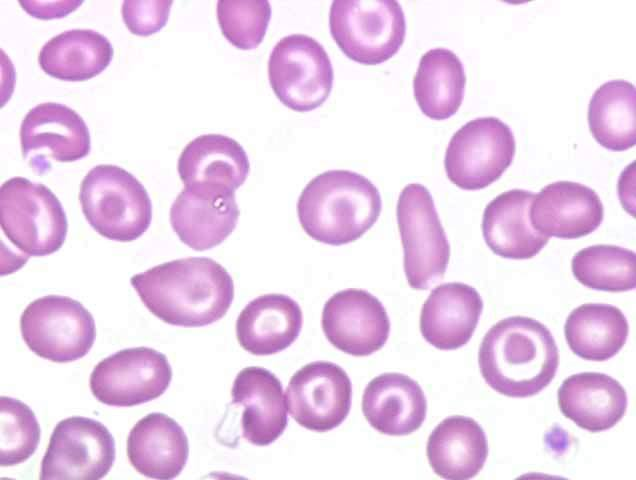
%> input picture cell.jpg, 636 x 480 px
$ octave 'Cell Counter.m'   (GNU Octave 9; MATLAB toolbox functions it lacks are replaced by stand-ins)
%> lines starting %> are read from the running program, lines starting %| are printed output that depends on the picture; in (x1, y1, x2, y2) boxes, pixels count from 0 and x2, y2 are one past the last pixel; in counts of white or black regions, pixels touching at a corner belong together; the program's own positions count from 1
clear;
I = imread('C:\Users\Tong\Desktop\cell.jpg');
%> I is the input picture: size 480x636x3 uint8; mean R, G, B 235.3, 212.1, 236
figure,subplot(231),imshow(I),title('Original');

th = graythresh(I);
%> th = 0.835
BW = ~im2bw(I,th);
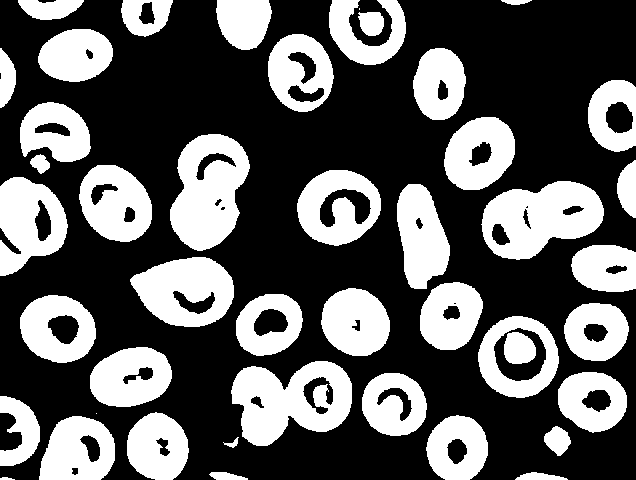
%> BW: size 480x636 logical; 36.3% white; 45 white regions (2 under 20 px), largest, box (x1, y1, x2, y2) and area: (231, 361, 352, 446) 6558, (481, 181, 604, 260) 6298, (170, 134, 250, 251) 6288
subplot(232)
imshow(BW),title('Binary Image');

se1 = strel('line',4,0);
DL = imdilate(BW,se1);
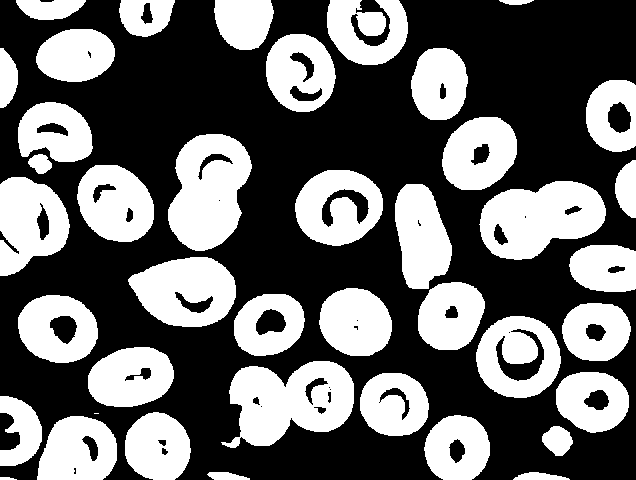
%> DL: size 480x636 logical; 40.6% white; 41 white regions (1 under 20 px), largest, box (x1, y1, x2, y2) and area: (221, 361, 354, 448) 7440, (168, 134, 252, 251) 6921, (479, 181, 606, 260) 6822
subplot(233)
imshow(DL),title('Dilated Image');

se2 = strel('disk',3);
se3 = strel('disk',2);
ER = imclose(DL,se2);
%> ER: size 480x636 logical; 40.9% white; 39 white regions (1 under 20 px), largest, box (x1, y1, x2, y2) and area: (395, 184, 485, 350) 7846, (221, 361, 354, 448) 7542, (168, 134, 252, 251) 6996
ER = imerode(ER,se3);
%> ER: size 480x636 logical; 35.2% white; 39 white regions (1 under 20 px), largest, box (x1, y1, x2, y2) and area: (230, 363, 352, 446) 6562, (170, 136, 250, 249) 6294, (481, 183, 604, 258) 6079
subplot(234)
imshow(ER),title('Eroded Image');

FB = imfill(ER,'holes');
%> FB: size 480x636 logical; 39% white; 39 white regions (1 under 20 px), largest, box (x1, y1, x2, y2) and area: (230, 363, 352, 446) 6990, (170, 136, 250, 249) 6563, (481, 183, 604, 258) 6470
subplot(235)
imshow(FB),title('Filltered Binary Image');

se4 = strel('disk',3);
IR = imerode(FB,se4);
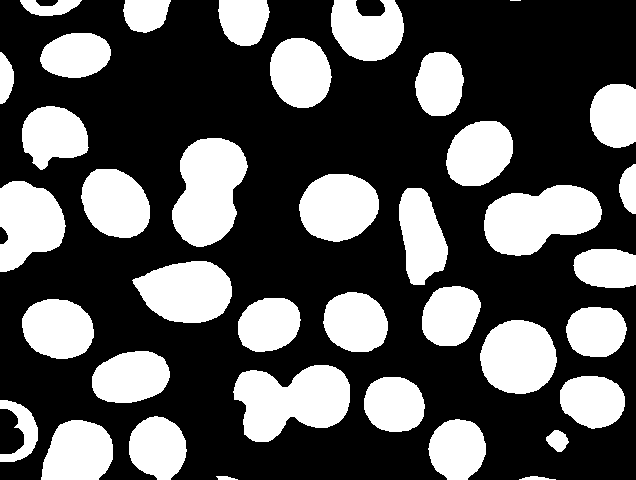
%> IR: size 480x636 logical; 34.1% white; 38 white regions (1 under 20 px), largest, box (x1, y1, x2, y2) and area: (233, 365, 350, 442) 6161, (172, 138, 248, 247) 5879, (484, 185, 602, 256) 5782
se5 = strel('disk',4);
PAD = imdilate(IR,se5);
%> PAD: size 480x636 logical; 41.1% white; 38 white regions, largest, box (x1, y1, x2, y2) and area: (230, 362, 353, 445) 7287, (169, 135, 251, 250) 6849, (481, 182, 605, 259) 6768

bw_a = padarray(PAD,[1 1],1,'pre');
%> bw_a: size 481x637 logical; 41.3% white; 31 white regions, largest, box (x1, y1, x2, y2) and area: (0, 0, 637, 481) 17428, (231, 363, 354, 446) 7287, (170, 136, 252, 251) 6849
PAD = imfill(bw_a,'holes');
%> PAD: size 481x637 logical; 41.6% white; 31 white regions, largest, box (x1, y1, x2, y2) and area: (0, 0, 637, 481) 18379, (231, 363, 354, 446) 7287, (170, 136, 252, 251) 6849
PAD = PAD(2:end,2:end);
subplot(236)
imshow(PAD),title('PAD Image');


imgTwoAdjacent = bwareaopen(PAD,5430); %figure, imshow(imgTwoAdjacent);
%> imgTwoAdjacent: size 480x636 logical; 8.6% white; 4 white regions, box (x1, y1, x2, y2) and area: (230, 362, 353, 445) 7287, (169, 135, 251, 250) 6849, (481, 182, 605, 259) 6768, (129, 258, 235, 326) 5432
imgRemain1 = imsubtract(PAD,imgTwoAdjacent);        %figure, imshow(imgRemain1);
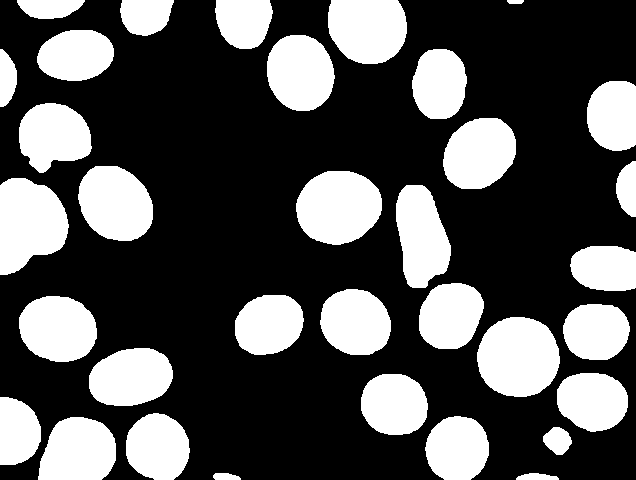
%> imgRemain1: size 480x636 double; values 0 (black) and 1 (white), 32.8% white; 34 white regions, largest, box (x1, y1, x2, y2) and area: (477, 317, 560, 397) 5262, (0, 178, 69, 275) 5006, (296, 171, 382, 245) 4976
imgMedium = bwareaopen(imgRemain1,2280);                 %figure, imshow(imgMedium);
imgSmall = imsubtract(logical(imgRemain1),imgMedium);   %figure, imshow(imgSmall);
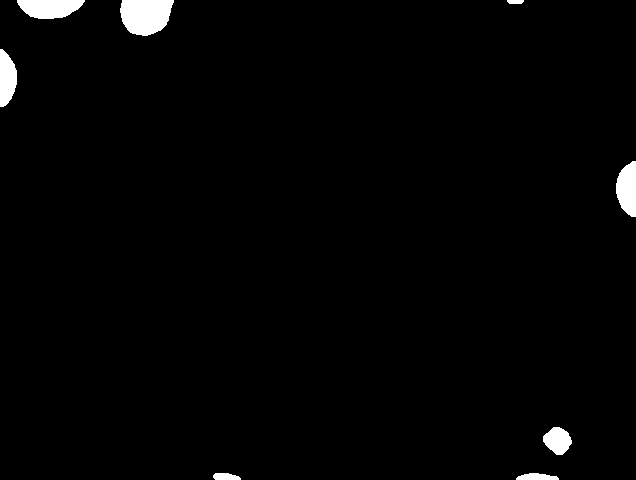
%> imgSmall: size 480x636 double; values 0 (black) and 1 (white), 1.7% white; 8 white regions, largest, box (x1, y1, x2, y2) and area: (120, 0, 174, 36) 1550, (17, 0, 85, 19) 988, (616, 161, 636, 217) 859


[imgMedium,numMedium] = bwlabel(imgMedium);
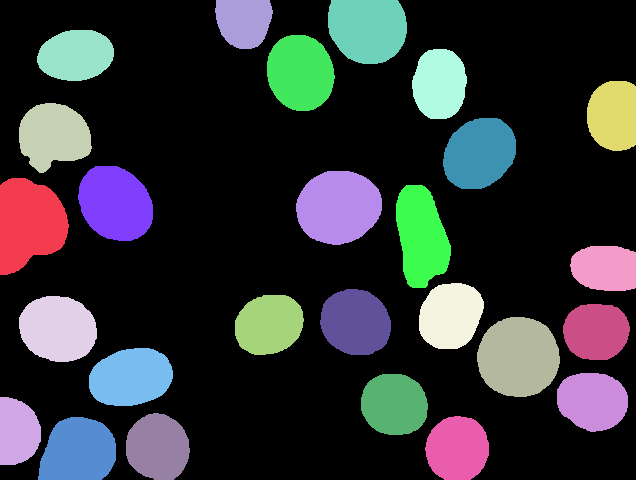
%> imgMedium: size 480x636 double; 27 distinct labels, from 0 to 26; one colour per label, 0 black
%> numMedium = 26
figure,subplot(331), imshow(imgMedium);
title(['Large Single Cell: ' num2str(numMedium) '']);

[imgSmall,numSmall] = bwlabel(imgSmall);
%> imgSmall: size 480x636 double; 9 distinct labels, from 0 to 8
%> numSmall = 8
subplot(334), imshow(imgSmall);
title(['Small Single Cell: ' num2str(numSmall) '']);

[imgTwoAdjacent,numTwoAdjacent] = bwlabel(imgTwoAdjacent);
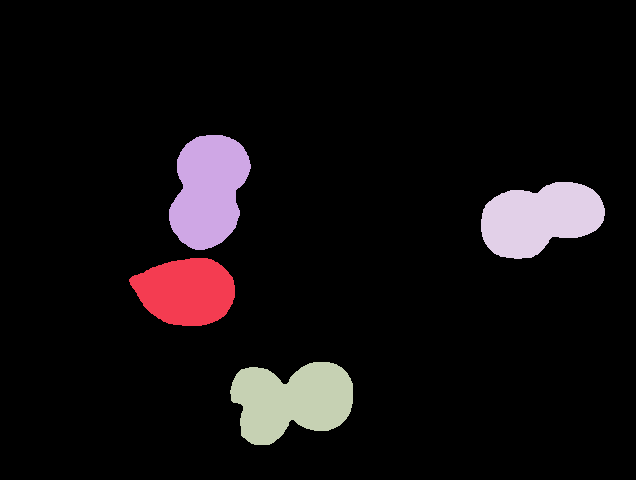
%> imgTwoAdjacent: size 480x636 double; 5 distinct labels, from 0 to 4; one colour per label, 0 black
%> numTwoAdjacent = 4
subplot(337), imshow(imgTwoAdjacent);
title(['Couple Cell: ' num2str(numTwoAdjacent) '']);

$ run again, with pic.jpg copied over cell.jpg
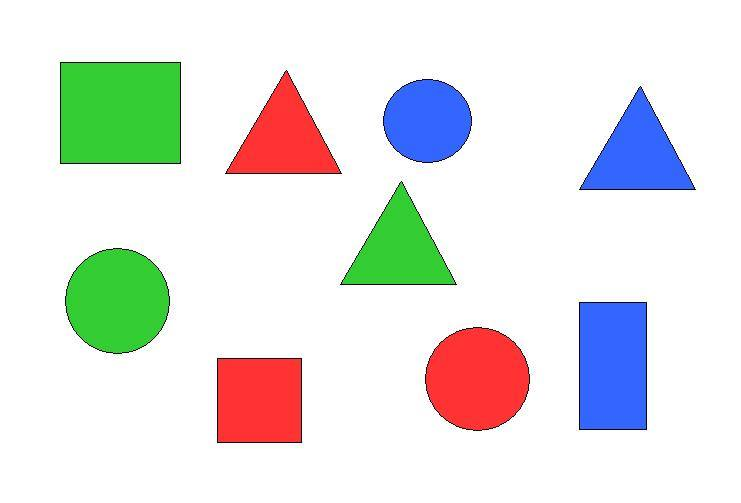
%> input picture pic.jpg, 741 x 503 px
%> I is the input picture: size 503x741x3 uint8; mean R, G, B 227.7, 229.7, 227
%> th = 0.608
%> `BW = ~im2bw(I,th);`:
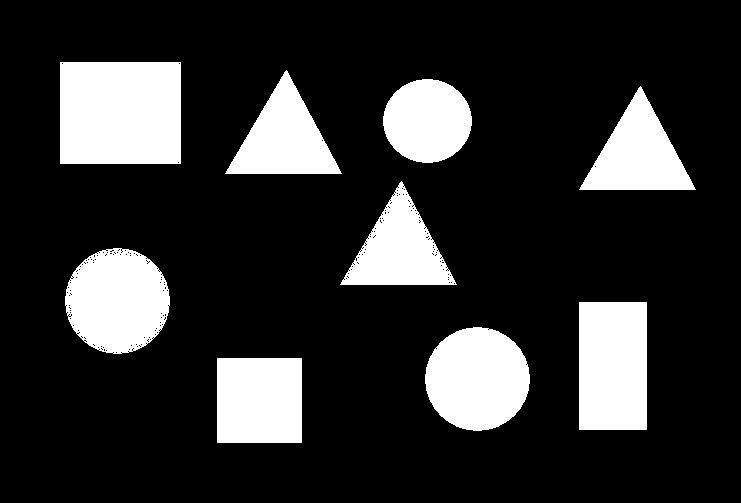
%> BW: size 503x741 logical; 18.6% white; 9 white regions, largest, box (x1, y1, x2, y2) and area: (60, 62, 181, 164) 12339, (579, 302, 647, 430) 8704, (65, 248, 170, 354) 8507
%> DL: size 503x741 logical; 19.7% white; 9 white regions, largest, box (x1, y1, x2, y2) and area: (58, 62, 183, 164) 12750, (577, 302, 649, 430) 9216, (63, 248, 172, 354) 9094
%> ER: size 503x741 logical; 18.1% white; 9 white regions, largest, box (x1, y1, x2, y2) and area: (60, 64, 181, 162) 11858, (65, 250, 170, 352) 8494, (579, 304, 647, 428) 8432
%> IR: size 503x741 logical; 16.4% white; 9 white regions, largest, box (x1, y1, x2, y2) and area: (62, 66, 179, 160) 10998, (67, 252, 168, 350) 7798, (581, 306, 645, 426) 7680
%> PAD: size 503x741 logical; 18.9% white; 9 white regions, largest, box (x1, y1, x2, y2) and area: (59, 63, 182, 163) 12288, (578, 303, 648, 429) 8808, (64, 249, 171, 353) 8792
%> bw_a: size 504x742 logical; 19.1% white; 10 white regions, largest, box (x1, y1, x2, y2) and area: (60, 64, 183, 164) 12288, (579, 304, 649, 430) 8808, (65, 250, 172, 354) 8792
%> imgRemain1: size 503x741 double; every value is 0
%> imgMedium: size 503x741 logical; every value is 0
%> numMedium = 0
%> `[imgTwoAdjacent,numTwoAdjacent] = bwlabel(imgTwoAdjacent);`:
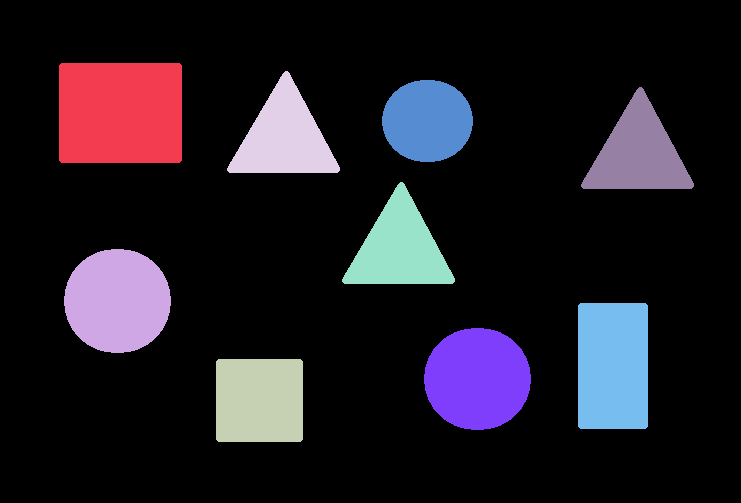
%> imgTwoAdjacent: size 503x741 double; 10 distinct labels, from 0 to 9; one colour per label, 0 black
%> numTwoAdjacent = 9
